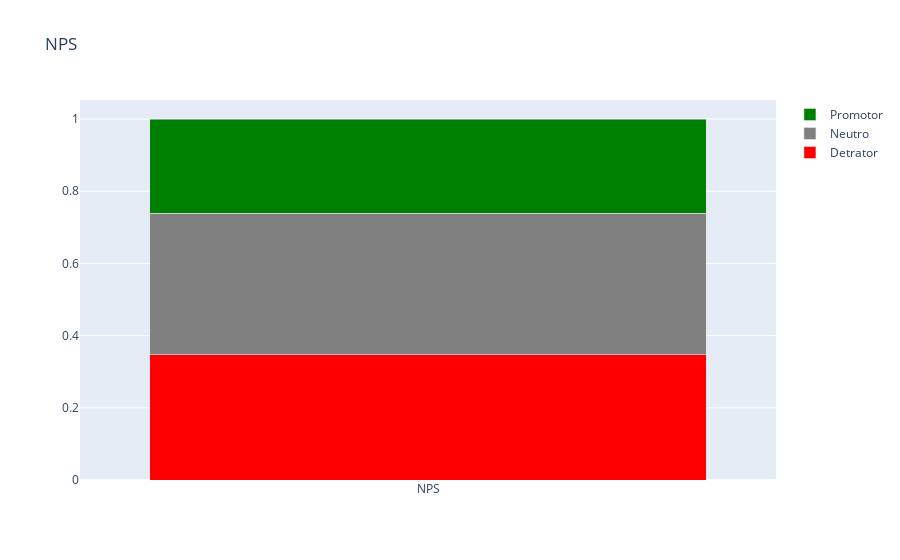

This figure's notebook cell:
### Code cell
# Visualização dos resultados de NPS

x=['NPS']
fig = go.Figure(go.Bar(x=x, y=[dados_['NPS'].value_counts(normalize=True).sort_index().values[0]], name='Detrator',marker_color='red'))
fig.add_trace(go.Bar(x=x, y=[dados_['NPS'].value_counts(normalize=True).sort_index().values[1]], name='Neutro',marker_color='grey'))
fig.add_trace(go.Bar(x=x, y=[dados_['NPS'].value_counts(normalize=True).sort_index().values[2]], name='Promotor',marker_color='green'))

fig.update_layout(title = 'NPS', barmode='stack')
fig.show()

### Figure 1 — Plotly figure (JSON) as saved in the notebook; plotly's stock layout.template omitted (floating-point values rounded to 4 significant figures)
{"data": [{"marker": {"color": "red"}, "name": "Detrator", "type": "bar", "x": ["NPS"], "y": [0.3467]}, {"marker": {"color": "grey"}, "name": "Neutro", "type": "bar", "x": ["NPS"], "y": [0.392]}, {"marker": {"color": "green"}, "name": "Promotor", "type": "bar", "x": ["NPS"], "y": [0.2613]}], "layout": {"barmode": "stack", "title": {"text": "NPS"}}}
